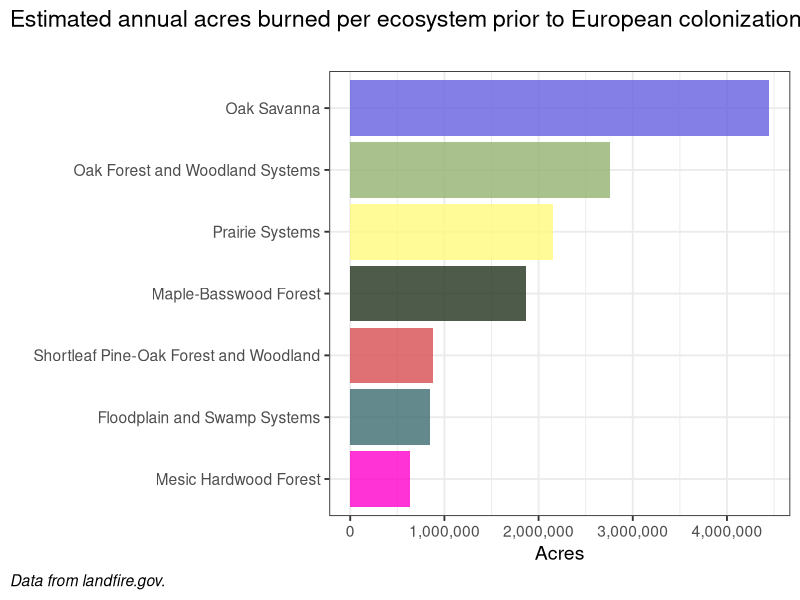

This chart was generated by the following R code:
## ---- chunk 1

library(tidyverse)
library(scales)
library(stringr)


# read bps attribute table .csv and summarize.  Randy Swaty added a "display_name" field to use in charts.  These names match those in the BpS map, and were 'manually' created by Randy.

bps_data <- read.csv("data/bps_aoi_attributes.csv") 

fire_data <- bps_data %>%
  drop_na(FRI_ALLFIR) %>%
  group_by(display_name) %>%
  mutate(display_mfri = (mean(FRI_ALLFIR))) %>%
  mutate(display_acres = sum(ACRES)) %>%
  mutate(display_percent = sum(REL_PERCENT)) %>%
  mutate(display_fire_acres = ((1/display_mfri)*display_acres)) %>%
  filter(display_name != 'Other')  %>%
  arrange(desc(display_fire_acres))
 
fire_chart_data <- fire_data %>%
  group_by(display_name) %>%
  summarize(acres = mean(ACRES)) %>%
  arrange(desc(acres))

# plot
fireChart <- 
  ggplot(data = fire_chart_data, aes(x = reorder(display_name, acres), y = acres, fill = display_name)) +
  geom_bar(stat = "identity", alpha = 0.8) +
  labs(
    title = "Estimated annual acres burned per ecosystem prior to European colonization",
    subtitle = "" ,
    caption = "Data from landfire.gov.",
    x = "",
    y = "Acres") +
  scale_y_continuous(name = 'Acres', labels = comma) +
  coord_flip() +
  theme_bw(base_size = 14) +
  theme(plot.caption = element_text(hjust = 0, face = "italic"),
        plot.title.position = "plot", 
        plot.caption.position =  "plot") +
  scale_fill_manual(values = c("Oak Savanna" = "#665ee1",
                               "Oak Forest and Woodland Systems" = "#93b371",
                               "Prairie Systems" = "#fffb7f",
                               "Maple-Basswood Forest" = "#22331f",
                               "Shortleaf Pine-Oak Forest and Woodland" = "#d74d51",
                               "Floodplain and Swamp Systems" = "#3d6c6f",
                               "Mesic Hardwood Forest" = "#ff01cc")) +
  theme(legend.position = 'none')



fireChart

